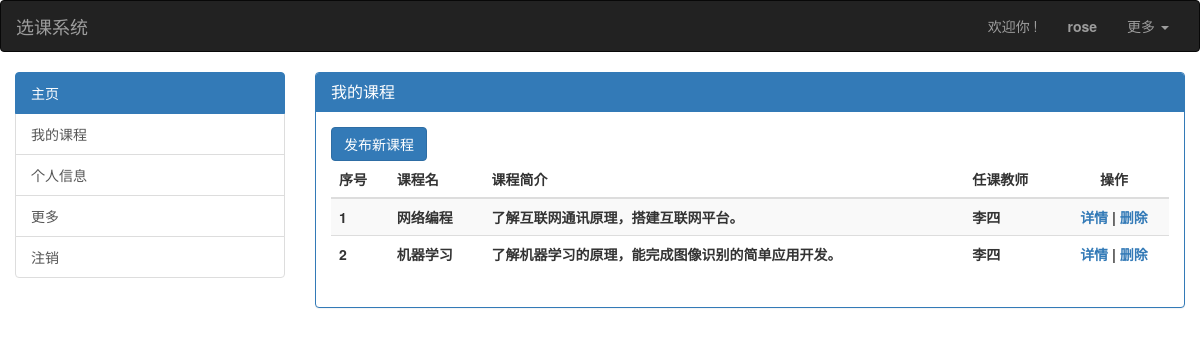
The app's page /index/ (signed in) with its own data.
### main/models.py (models this page shows)
class User(AbstractUser):
    typechoice = ((1, '老师'), (2, '学生'))
    usertype = models.CharField(max_length=10, choices=typechoice)
    realname = models.CharField(max_length=30, db_index=True)
    workid = models.CharField(
        max_length=10,
        db_index=True,
        null=True, blank=True
    )
    collegechoice = ((1, '经济'), (2, '计算机'))
    collegetype = models.CharField(max_length=10, choices=collegechoice)
    desc = models.CharField(max_length=500, null=True, blank=True)
    REQUIRED_FIELDS = ['usertype', 'realname']
    class Meta:
        db_table = 'lessons_user'

class lesson(models.Model):
    title = models.CharField(max_length=60)
    collegechoice = ((1, '经济'), (2, '计算机'))
    collegetype = models.CharField(max_length=10, choices=collegechoice)
    desc = models.CharField(max_length=500, null=True, blank=True)
    teacher = models.ForeignKey('User', on_delete=models.CASCADE)
    class Meta:
        db_table = 'lessons_lesson'

### main/views.py (the view)
# urls.py: path('index/', views.index.as_view()),
class index(View):
    def get(self, request):
        if request.session.get('id'):
            id = request.session.get('id')
            obj = models.User.objects.filter(id=id).get()
            lesson_id = models.user2lesson.objects.filter(uit_id=id).all().values('lid_id')
            lesson_list = []
            for index in range(len(lesson_id)):
                temp_obj = models.lesson.objects.get(id=lesson_id[index]['lid_id'])
                teacher_obj = models.User.objects.filter(id=temp_obj.teacher_id).get()
                temp_list = [temp_obj.title, temp_obj.desc, teacher_obj.realname, temp_obj.id]
                lesson_list.append(temp_list)
            lesson_list = list(enumerate(lesson_list, 1))
            return render(request, 'index.html', {'lesson_list': lesson_list, 'obj': obj})
        else:
            return render(request, 'login.html')

### templates/index.html
{% extends 'base.html' %} {% block title %}个人主页{% endblock %} {% block ptitle %}我的课程{% endblock %} {% block pbody %}
<div class="row">
  <div class="col-md-12">
    {% if obj.usertype == '2' %}
    <a href="/add_lesson/"><input type="button" onclick="window.location.href('/add_lesson/')" value="添加新课程" class="btn btn-primary" /></a>
    {% else %}
    <a href="/submit_lesson/"><input type="button" onclick="window.location.href('/submit_lesson/')" value="发布新课程" class="btn btn-primary" /></a>
    {% endif %}
  </div>
  <div class="col-md-12">
    <table class="table table-striped">
      <thead class="text-center">
        <tr>
          <th>序号</th>
          <th>课程名</th>
          <th>课程简介</th>
          <th>任课教师</th>
          <th class="text-center">操作</th>
        </tr>
      </thead>
      <tbody class="text-center">
        {% for index,list in lesson_list %}
        <tr>
          <th>{{ index }}</th>
          <th>{{ list.0 }}</th>
          <th>{{ list.1 }}</th>
          <th>{{ list.2 }}</th>
          <th class="text-center"><a href="">详情</a> | <a href="/del_lesson/?nid={{ list.3 }}">删除</a></th>
        </tr>
        {% endfor %}
      </tbody>
    </table>
  </div>
</div>
{% endblock %}

### templates/base.html (shortened to what this page needs)
<!DOCTYPE html>
<html lang="en">
<head>
    <link rel="stylesheet" href="/static/bootstrap-3.4.1-dist/css/bootstrap.min.css">
</head>
<body>
    <nav class="navbar navbar-inverse">
    <div class="container-fluid">
        <div class="navbar-header">
            <a class="navbar-brand" href="#">选课系统</a>
        </div>
        <div class="collapse navbar-collapse" id="bs-example-navbar-collapse-1">
            <ul class="nav navbar-nav navbar-right">
                {% if request.session.id %}
                    <li><a class="">欢迎你 !</a></li>
                    <li><a href="#"><b>{{ request.session.username }}</b></a></li>
                    <li class="dropdown">
                        <a href="#" class="dropdown-toggle" data-toggle="dropdown" role="button" aria-haspopup="true" aria-expanded="false">更多 <span class="caret"></span></a>
                    </li>
                {% else %}
                    <li><a class="" href="/login/">登录</a></li>
                    <li><a href="/register/">注册</a></li>
                {% endif %}
            </ul>
        </div>
    </div>
</nav>
    <div class="container-fluid">
        <div class="row">
            <div class="col-md-3">
                <div class="list-group">
                    <a href="#" class="list-group-item active">
                        主页
                    </a>
                    <a href="/index/" class="list-group-item">我的课程</a>
                    <a href="/info/" class="list-group-item">个人信息</a>
                    <a href="#" class="list-group-item">更多</a>
                    <a href="/logout" class="list-group-item">注销</a>
                </div>
            </div>
            <div class="col-md-9">
                <div class="panel panel-primary">
                    <div class="panel-heading">
                        <h3 class="panel-title">{% block ptitle %}注册{% endblock %}</h3>
                    </div>
                    <div class="panel-body">
                        {% block pbody %}{% endblock %}
                    </div>
                </div>
            </div>
        </div>
    </div>
</body>
</html>

### records on screen
User: session.username "rose", realname "李四" "李四"
lesson: title "网络编程", desc "了解互联网通讯原理，搭建互联网平台。"
lesson: title "机器学习", desc "了解机器学习的原理，能完成图像识别的简单应用开发。"

### other values on screen
{{ index }} "1" "2"
